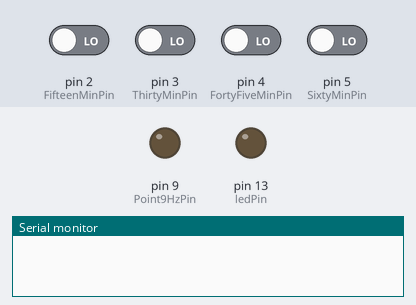
Bench run of a sketch on a simulated Arduino Uno, built with avr-gcc and run on an emulated ATmega328P. Parts: output pins drawn as LEDs (lit = HIGH), the last lines printed to the serial monitor. Dashed ring = blinking. The test bench sets the inputs (shaded band); at power-on: pin 2 (FifteenMinPin), pin 3 (ThirtyMinPin), pin 4 (FortyFiveMinPin), pin 5 (SixtyMinPin) LOW.

Above: at 0.8 s.
0.9 s: pin 2 (FifteenMinPin) driven HIGH
At 1.2 s:
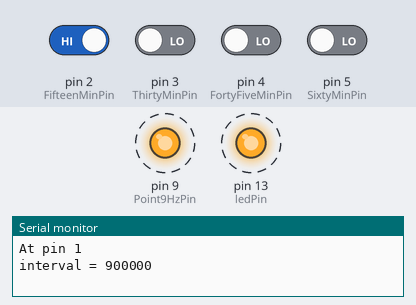
Timing chart, 0 to 9.9 s (numbered marks = the images above; inputs shaded):
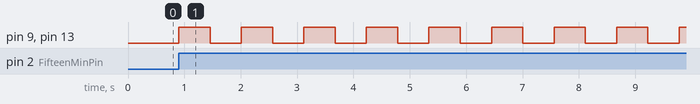

Measured:
- after the input at 0.9 s, pin 9 (Point9HzPin), pin 13 (ledPin): alternates HIGH for 0.56 s and LOW for 0.56 s, starting at once

The sketch:

sketch_TTLMagMar26_2019.ino
```cpp
//*******************************************************
//* Author: M. Hernandez
//
//* Date: 3-28-2019
//
//* Purpose: The program is timer that reads a 4-DIP
//* switch and outputs a 0.9Mhz, 50% duty-cycle signal at
//* will be on at Digital Pin 9
//* The time the signal is ON depends on what DIP switch
//* moves to the ON position.
//* The switch is set to be Active HIGH: it is normally
//* pulled low. By moving the switch to the ON position.
//*       1000 =>  15minutes
//*       x100 =>  30minutes
//*       xx10 =>  45minutes
//*       xxx1 =>  60minutes
//* x is Don't care
//
//*******************************************************

int ledPin = 13;  // LED connected to digital pin 13
int Point9HzPin = 9;  // Output pin


int FifteenMinPin = 2;    // Switch pin 1 connected to digital pin 2
int ThirtyMinPin = 3;     // Switch pin 2 connected to digital pin 3
int FortyFiveMinPin = 4;    // Switch pin 3 connected to digital pin 4
int SixtyMinPin = 5;     // Switch pin 4 connected to digital pin 5


int val = 0;      // variable to store the read value
int valArray[4] = {0,0,0,0};
int ii = 0;
int ledState = LOW;

unsigned long int myCycles = 0;
unsigned long int interval = 0;
unsigned long myInitMillis = 0;
unsigned long previousMillis =0;
unsigned long myPreviousMillis =0;
const long point9HzInterval = 555;

void setup() {
  Serial.begin(9600);
  pinMode(ledPin, OUTPUT);  // sets the digital pin 13 as output
  pinMode(Point9HzPin, OUTPUT);  // sets the digital pin 9 as output

  for(ii=2; ii<=5; ii++) pinMode(ii, INPUT);    // sets the digital pins as input

   // Find the time loop set by the user
   do{
      // read the input pin and stay there until we read anything >0
      for(ii=0; ii<4; ii++) valArray[ii] = digitalRead(ii+2); // Store them first in an array

      // now test each member of the array and go back to read
      // if we have not received a 1 in one of the pins go back to read
      for(ii=0; ii<4; ii++){
        if (valArray[ii] == 1) {
            val=1;
            val=val<<ii;
        };
      };
   }while(val==0);

  switch (val) {
    case 1: // First pin in the closed position 15 min
      //do 15min when val equals 1
      Serial.println("At pin 1");
      //myCycles = 1; // 15 minutes for option 1 to test
      myCycles = 15; // 15 minutes for option 1 to test
      break;

    case 2:
      //do something when val equals 2
       Serial.println("At pin 2");
       myCycles = 30; // 30 minutes for option 2
      break;

    case 4:
      //do something when val equals 4
      Serial.println("At pin 3");
      myCycles =45;
      break;

    case 8:
      //do something when val equals 8
      Serial.println("At pin 4");
      myCycles =60;
      break;

    default:
      // if nothing else matches, do the default
      // default is optional
      // invalid state, make the signal low
      Serial.println("At default");
      myCycles =0;
      digitalWrite(ledPin, LOW);
      digitalWrite(Point9HzPin, LOW);
      break;
  };
  interval = myCycles*60*1000;
  Serial.print("interval = ");
  Serial.println(interval);

  unsigned long myInitMillis = millis();
}

void loop() {
    unsigned long myCurrentMillis = millis();
    if (myCurrentMillis - myInitMillis <= interval ) { // has the interval in seconds elapsed?
          Point9HzFunction();
    } else {
          digitalWrite(ledPin, LOW);
          digitalWrite(Point9HzPin, LOW);
    }
}

void Point9HzFunction(){

  unsigned long currentMillis = millis();

  if (currentMillis - previousMillis >= point9HzInterval) {
    // save the last time you blinked the LED
    previousMillis = currentMillis;

    // if the LED is off turn it on and vice-versa:
    if (ledState == LOW) {
      ledState = HIGH;
    } else {
      ledState = LOW;
    }
    // set the LED with the ledState of the variable:
    digitalWrite(ledPin, ledState);
    digitalWrite(Point9HzPin, ledState);
  }
}
```
